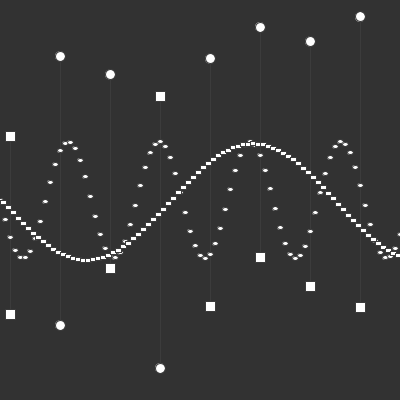
Frame 1 (no input)
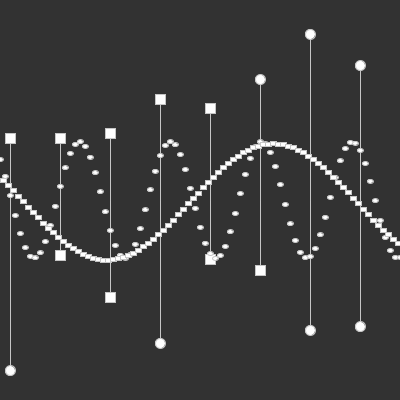
Frame 60 (the mouse pressed at the canvas centre just before this capture)
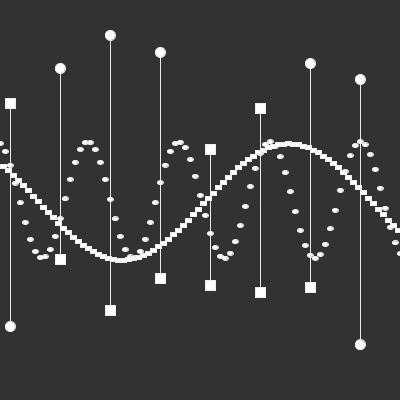
Frame 120 (the mouse held since frame 60 and released just before this capture)

The Processing sketch that drew these frames (run headless with seeded random() and noise(); from frame 60 on, the mouse is pressed at the canvas centre):

// Processing sketch: processing_1762
// ── processing_1762.pde

  float angleDownOrigin = 0;
  float angleDown = 0;        // Angle receives sine values from 0 degrees 
  float angleIncDown; // Increment between the next angle 
  float yOffsetDown = 200;     // Y offset 
  float scaleValDown;    // Scale value for the wave magnitude is randomized

  float angleUpOrigin = 0;
  float angleUp = 0;        // Angle receives sine values from 135 degrees
  float angleIncUp; // Increment between the next angle 
  float yOffsetUp = 200;     // Y offset 
  float scaleValUp;    // Scale value for the wave magnitude is randomized

void setup() {
  size(400, 400);
  smooth();
  frameRate(10);
  
  float abc = random(0, 90);
  scaleValDown = abc;    // Scale value for the wave magnitude is randomized
  scaleValUp = abc;    // Scale value for the wave magnitude is randomized
  angleIncDown = PI/random(35); // Increment between the next angle 
  angleIncUp = PI/random(35); // Increment between the next angle 
}

void draw() {
  background(50);
  smooth();
  
  //Random variations in stroke
  stroke(random(255));
  
  //vertical lines pointing upwards from y = 200
  //At the end of each line is a ellipse if l > 85
  //If lengthUp < 85, at the end of each line is an ellipse
  float lengthUp = random(20, 150);
  
  for (int tp = 10; tp < width; tp += 50) { 
    line(tp, 200, tp, lengthUp); 
    //fill(random(255));
   if(lengthUp>85){
      rect(tp-5, lengthUp, 10, 10);
   }else{
    ellipse(tp, lengthUp-5, 10, 10);
   }
    lengthUp = random(20, 150);
    //noFill();
  }
  
  //Vertical lines pointing downwards from y = 200
  //At the end of each line is a square if k < 325
  //If lengthDown > 325, at the end of each line is an ellipse
  float lengthDown = random(250, 380);
  
  for (int bt = 10; bt < width; bt += 50) { 
    line(bt, 200, bt, lengthDown); 
    if(lengthDown>325){
      ellipse(bt, lengthDown-5, 10, 10);
    }else{
      rect(bt-5, lengthDown, 10, 10);
    }
    lengthDown = random(250, 380);
  }
    
    //Two sine waves starting at (0, 200)
  
    angleDown = angleDownOrigin;
    angleUp = angleUpOrigin;
    
    //Sine wave 'going down'
    for (int x = 0; x <= width; x += 5) { 
      float y = yOffsetDown + (sin(angleDown) * scaleValDown);
      //fill(random(255)); 
      ellipse(x, y, 6, 4); 
      angleDown += angleIncDown; 
    }
    
    //Sine wave 'going up'
    for (int x = 0; x <= width; x += 5) { 
      float y = yOffsetUp + (sin(angleUp) * scaleValUp); 
      rect(x, y, 6, 4); 
      angleUp += angleIncUp; 
    }
  
    angleDownOrigin += 0.2;
    angleUpOrigin += 0.1;
}
